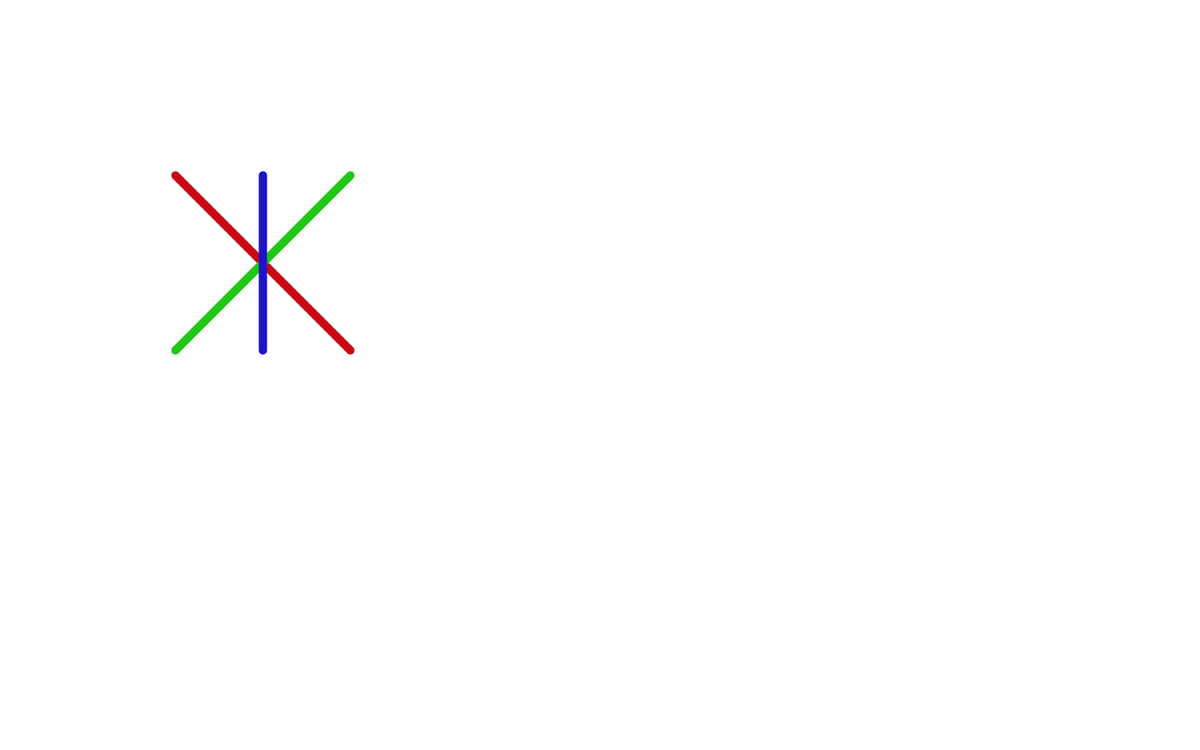
Frame 1 (no input)
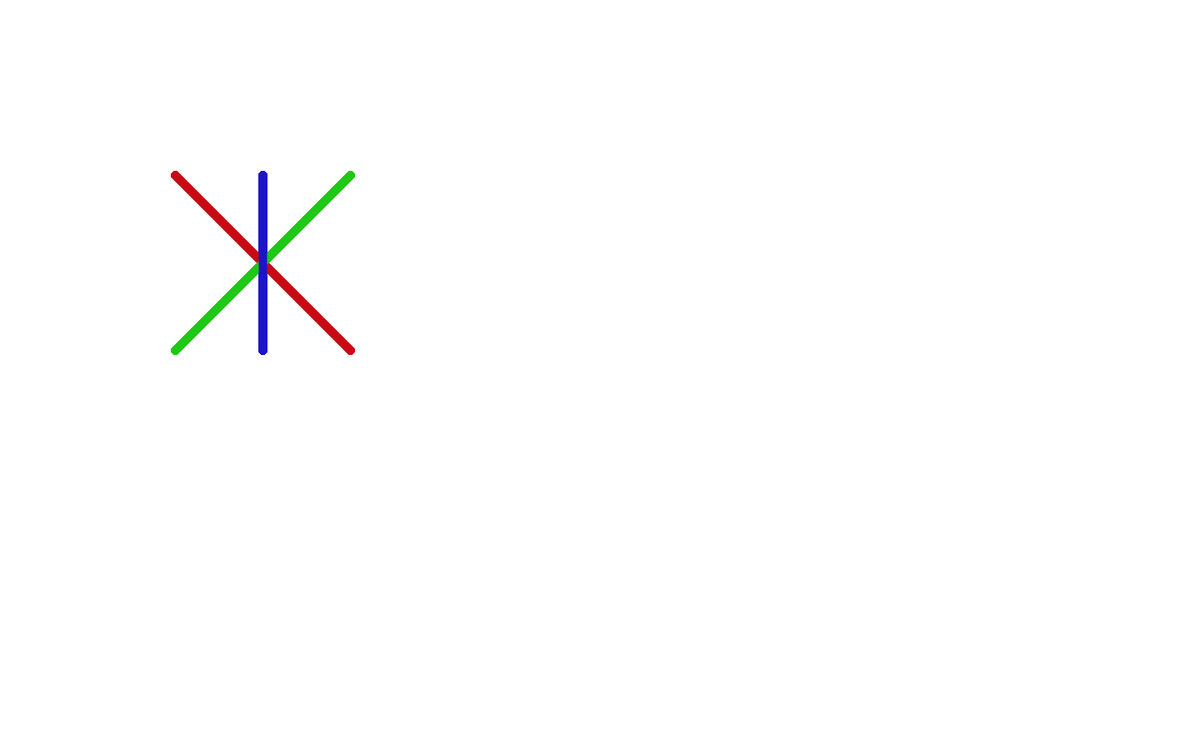
Frame 60 (the mouse pressed at the canvas centre just before this capture)
Frame 120 (the mouse held since frame 60 and released just before this capture): identical to frame 60, image omitted

The Processing sketch that drew these frames (run headless with seeded random() and noise(); from frame 60 on, the mouse is pressed at the canvas centre):

// Processing sketch: LICENSE_md
// ── LICENSE_md.pde

void setup(){
size(1440,900);
background(255,255,255);
}

void draw(){
  //fill(180,10,10);
  //noStroke();
  //rect(90,90,40,70);
  strokeWeight(10);
  int num1 = (30 * 7);
  int num2 = (60 * 7);
  int num3 = (45 * 7);
  stroke(200,10,20);
  line(num1,num1,num2,num2);
  stroke(30,200,20);
  line(num2,num1,num1,num2);
  stroke(30,20,200);
  line(num3,num1,num3,num2);
}
